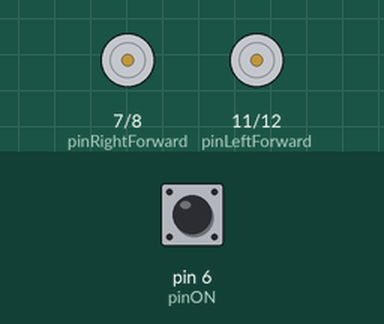
Bench run of a sketch on a simulated Arduino Uno, built with avr-gcc and run on an emulated ATmega328P. On the bench: motor-driver pin pairs drawn as motors (green arrow = first pin HIGH = forward, orange = second pin HIGH = backward, longer = more drive, scaled by the enable pin). The inputs (shaded band) are chosen by the test bench; at power-on: pin 6 (pinON) HIGH.

Above: at 1.2 s.
1.3 s: pin 6 (pinON) pulled LOW for 0.15 s
At 2.8 s:
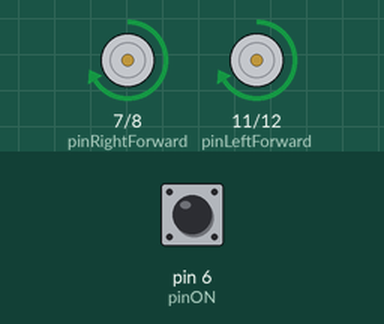
At 7.0 s:
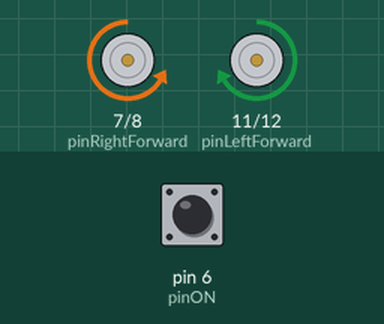
Timing chart, 0 to 16.8 s (numbered marks = the images above; inputs shaded):
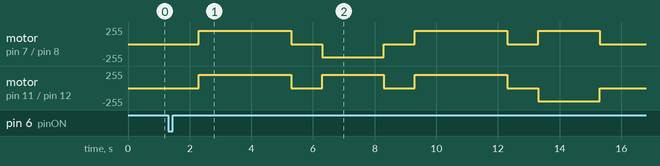

The sketch:

movement_repeatability_no_encoder.ino
```cpp
// Robot Movement Repeatability Test

// Define pins
const int pinON = 6;            // D6 is on/off switch, active LOW
const int pinRightForward = 7;  // connect D7 to FWD
const int pinRightBackward = 8; // connect D8 to BACK
const int pinRightPWM = 9;      // connect D9 to right Vref via Left RC LPF
const int pinLeftPWM = 10;      // connect D10 to left Vref via Left RC LPF
const int pinLeftForward = 11;  // connect D11 to FWD
const int pinLeftBackward = 12; // connect D12 to BACK

// Setup pins and initial values
void setup() {
  pinMode(pinON, INPUT_PULLUP);
  pinMode(pinLeftForward, OUTPUT);
  pinMode(pinLeftBackward, OUTPUT);
  pinMode(pinLeftPWM, OUTPUT);
  pinMode(pinRightForward, OUTPUT);
  pinMode(pinRightBackward, OUTPUT);
  pinMode(pinRightPWM, OUTPUT);

  // Stop
  digitalWrite(pinLeftForward, LOW);
  digitalWrite(pinLeftBackward, LOW);
  digitalWrite(pinRightForward, LOW);
  digitalWrite(pinRightBackward, LOW);

  // set Vref
  analogWrite(pinLeftPWM, 200);
  analogWrite(pinRightPWM, 200);
}

void loop() {
  // polling button
  do {} while (digitalRead(pinON) == HIGH);

  delay(1000);
  moveForward(3);   // 2 ft
  delay(1000);
  turnClockwise(2); // 180deg
  delay(1000);
  moveForward(3);   // 2 ft
  delay(1000);
  turnCounterClockwise(2);  // 180deg
}

/* FUNCTIONS */

void moveForward(int time) {
  // move
  digitalWrite(pinLeftForward, HIGH);
  digitalWrite(pinRightForward, HIGH);
  delay(time * 1000);

  // stop
  digitalWrite(pinLeftForward, LOW);
  digitalWrite(pinRightForward, LOW);
}

void turnClockwise(int time) {
  // move
  digitalWrite(pinLeftForward, HIGH);
  digitalWrite(pinRightBackward, HIGH);
  delay(time * 1000);

  // stop
  digitalWrite(pinLeftForward, LOW);
  digitalWrite(pinRightBackward, LOW);
}

void turnCounterClockwise(int time) {
  // move
  digitalWrite(pinRightForward, HIGH);
  digitalWrite(pinLeftBackward, HIGH);
  delay(time * 1000);

  // stop
  digitalWrite(pinRightForward, LOW);
  digitalWrite(pinLeftBackward, LOW);
}
```
